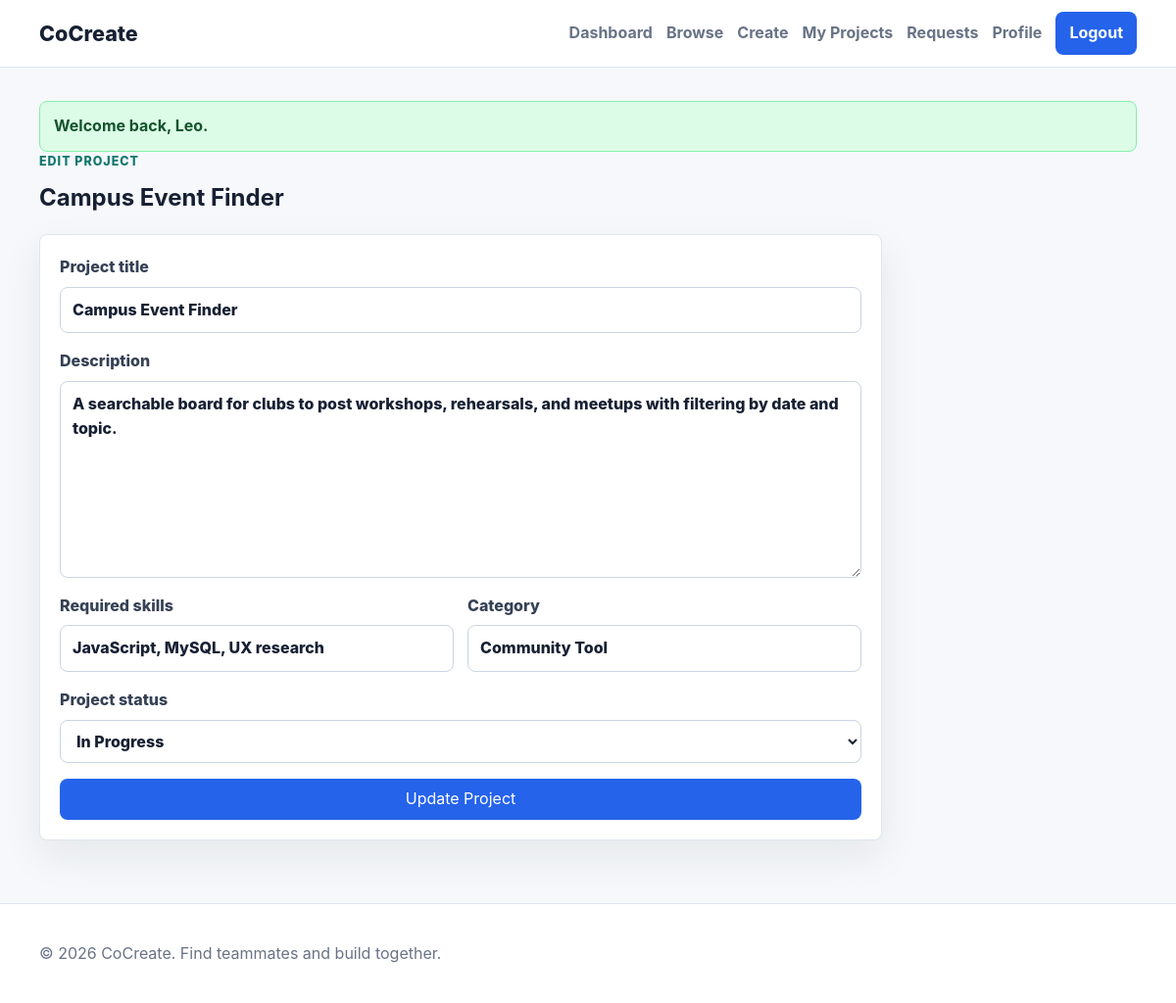
Screenshot of /pages/edit_project.php?id=2 (signed in) with the database file from the repository.
### tables this page shows
CREATE TABLE projects (
  project_id INT UNSIGNED AUTO_INCREMENT PRIMARY KEY,
  user_id INT UNSIGNED NOT NULL,
  project_title VARCHAR(180) NOT NULL,
  description TEXT NOT NULL,
  required_skills TEXT NOT NULL,
  category VARCHAR(120) NOT NULL,
  project_status ENUM('open', 'in_progress', 'completed') NOT NULL DEFAULT 'open',
  created_at TIMESTAMP NOT NULL DEFAULT CURRENT_TIMESTAMP,
  CONSTRAINT fk_projects_user
    FOREIGN KEY (user_id) REFERENCES users(user_id)
    ON DELETE CASCADE ON UPDATE CASCADE
);

### includes/session.php (called while the page is built, shortened)
<?php
function e($value): string
{
    return htmlspecialchars((string)($value ?? ''), ENT_QUOTES, 'UTF-8');
}

### pages/edit_project.php (the view, shortened to what this page needs)
<?php
require_once __DIR__ . '/../includes/session.php';
require_once __DIR__ . '/../includes/db.php';
$id = (int)($_GET['id'] ?? 0);
$stmt = $pdo->prepare('SELECT * FROM projects WHERE project_id = ? AND user_id = ?');
$stmt->execute([$id, current_user_id()]);
$project = $stmt->fetch();
    ?>
<?php
require_once __DIR__ . '/../includes/header.php';
?>
<section class="page-head">
  <div>
    <p class="eyebrow">Edit project</p>
    <h1><?= e($project['project_title']) ?></h1>
  </div>
</section>
<form class="card form-card wide" method="post" data-validate>
  <label>Project title<input required name="project_title" value="<?= e($project['project_title']) ?>"></label>
  <label>Description<textarea required name="description" rows="7"><?= e($project['description']) ?></textarea></label>
  <div class="two-col">
    <label>Required skills<input required name="required_skills" value="<?= e($project['required_skills']) ?>"></label>
    <label>Category<input required name="category" value="<?= e($project['category']) ?>"></label>
  </div>
  <label>Project status
    <select name="project_status" required>
      <option value="in_progress" <?= $project['project_status'] === 'in_progress' ? 'selected' : '' ?>>In Progress</option>
    </select>
  </label>
  <button class="btn btn-primary" type="submit">Update Project</button>
</form>
<?php
require_once __DIR__ . '/../includes/footer.php';
?>

### assets/css/styles.css (style rules this page uses)
:root { --bg: #f6f8fb; --surface: #ffffff; --ink: #172033; --muted: #687386; --line: #dfe6ef; --primary: #2563eb; --primary-dark: #1d4ed8; --secondary: #0f766e; --danger: #dc2626; --warning: #b45309; --success: #15803d; --shadow: 0 16px 40px rgba(23, 32, 51, 0.08); --radius: 8px; }
* { box-sizing: border-box; }
body { margin: 0; min-height: 100vh; background: var(--bg); color: var(--ink); font-family: Inter, ui-sans-serif, system-ui, -apple-system, BlinkMacSystemFont, "Segoe UI", sans-serif; line-height: 1.6; }
.section-head, .page-head { display: flex; align-items: end; justify-content: space-between; gap: 18px; margin-bottom: 18px; }
.section-head h2, .page-head h1 { margin: 0; }
.eyebrow { margin: 0 0 8px; color: var(--secondary); font-weight: 800; text-transform: uppercase; letter-spacing: 0.08em; font-size: 0.78rem; }
.card, .stat, .empty-state, .filter-bar { border: 1px solid var(--line); border-radius: var(--radius); background: var(--surface); box-shadow: var(--shadow); }
.card { padding: 20px; }
.btn { display: inline-flex; align-items: center; justify-content: center; min-height: 42px; padding: 10px 16px; border: 1px solid transparent; border-radius: var(--radius); cursor: pointer; font-weight: 800; font: inherit; line-height: 1.1; text-decoration: none; transition: transform 0.15s ease, background 0.15s ease; }
.btn-primary { color: #fff; background: var(--primary); }
.form-card { display: grid; gap: 16px; }
.form-card.wide { max-width: 860px; }
label { display: grid; gap: 7px; color: #354155; font-weight: 800; }
input, textarea, select { width: 100%; min-height: 44px; padding: 10px 12px; border: 1px solid #cbd5e1; border-radius: var(--radius); color: var(--ink); background: #fff; font: inherit; }
textarea { resize: vertical; }
.two-col { display: grid; grid-template-columns: repeat(2, minmax(0, 1fr)); gap: 14px; }

### rows the page displays
projects: project_title "Campus Event Finder", description "A searchable board for clubs to post workshops, rehearsals, and meetups with filtering by date and topic.", required_skills "JavaScript, MySQL, UX research", category "Community Tool", project_status "In Progress"

### other values shown
$message "Welcome back, Leo."
